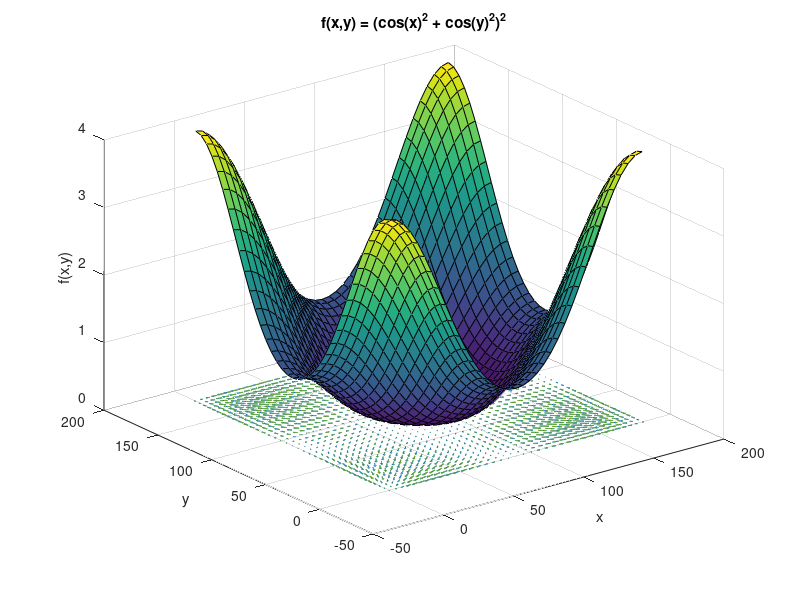
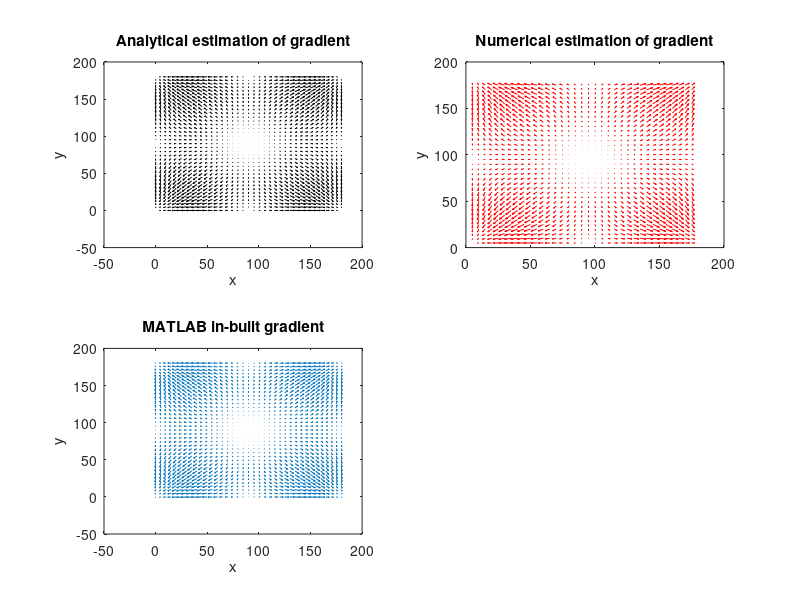

MATLAB code for these plots, in order:
% Practical 4 gradient_vs_newton_2D
clear all
close all

% define range
xvec = 0:5:180;
yvec = 0:5:180;

[X,Y] = meshgrid(xvec,yvec);

% define function
% NOTE: this is the misfit function (not the synthetic g(m))
fx = @(X,Y) (cosd(X).^2 + cosd(Y).^2).^2;

Z = fx(X,Y);

% plot function
figure(1)
surf(X,Y,Z); 
title(sprintf('f(x,y) = (cos(x)^2 + cos(y)^2)^2'));
xlabel('x'); ylabel('y'); zlabel('f(x,y)')

%---------------------------------------------------------------
% calculate gradient
% ANALYTICALLY
% This can also be used in partial derivative matrix
dfdx = @(X,Y) -4*(cosd(X).*sind(X)).*(cosd(X).^2 + cosd(Y).^2);
dfdy = @(X,Y) -4*(cosd(Y).*sind(Y)).*(cosd(X).^2 + cosd(Y).^2);

% Plot gradient
figure
subplot(2,2,1)
quiver(X,Y,dfdx(X,Y),dfdy(X,Y),'k')
title('Analytical estimation of gradient');
xlabel('x'); ylabel('y');

%---------------------------------------------------------------
% Numerical estimation of gradient (without analytical derivatives)
delx = 5; dely = 5;
% remove boundary points 
xvec_grad = xvec(2):delx:xvec(end-1);
yvec_grad = yvec(2):delx:yvec(end-1);
[numX,numY] = meshgrid(xvec_grad,yvec_grad);

% Numerical gradient using central difference

% my sol

for ii=2:length(xvec)-1
    for jj=2:length(yvec)-1
        
        % we can use xvec_grad && yvec_grad also
        delzdelx(jj-1,ii-1) = (fx(xvec(ii-1)+delx,yvec(jj-1))- fx(xvec(ii-1)-delx,yvec(jj-1)))/(2*delx);
        delzdely(jj-1,ii-1) = (fx(xvec(ii-1),yvec(jj-1)+dely)- fx(xvec(ii-1),yvec(jj-1)-dely))/(2*dely);

    end
end

subplot(2,2,2)
quiver(numX,numY,delzdelx,delzdely,'r')
title('Numerical estimation of gradient');
xlabel('x'); ylabel('y');

%---------------------------------------------------------------
% Compare with MATLAB inbuilt
[px,py] = gradient(Z);
subplot(2,2,3)
quiver(X,Y,px,py)
title('MATLAB in-built gradient');
xlabel('x'); ylabel('y');

%=================================================================
% Find minimum
% Gradient descent
% Hessian estimation not required

% Initial guess
x = 80;
y = 80;
delx = 1; dely = 1;
step_size = 10;

for ii=1:100
    % compute gradient analytically
    dgdx = dfdx(x(ii),y(ii)); dgdy = dfdy(x(ii),y(ii));
    % You can also compute gradient Numerically 
    %dgdx = (fx(x(ii)+delx,y(ii))- fx(x(ii)-delx,y(ii)))/(2*delx);
    %dgdy = (fx(x(ii),y(ii)+dely)- fx(x(ii),y(ii)-dely))/(2*dely);

    % Model update
    x(ii+1) = x(ii) - step_size*dgdx;
    y(ii+1) = y(ii) - step_size*dgdy;
end

figure(1)
hold on
plot3(x,y,fx(x,y),'o-r','LineWidth',2)
quiver(X,Y,px,py)

%=================================================================
% Find minimum
% Newtons method

% Hessian 
d2fdx2 = @(X,Y) (dfdx(X+delx, Y) - dfdx(X-delx, Y))/(2*delx);
d2fdy2 = @(X,Y) (dfdy(X, Y+dely) - dfdy(X, Y-dely))/(2*dely);
d2fdxdy = @(X,Y) (dfdy(X+delx, Y) - dfdy(X-delx, Y))/(2*delx);
d2fdydx = @(X,Y) (dfdx(X, Y+dely) - dfdx(X, Y-dely))/(2*dely);

% Initial guess
x = 100;
y = 100;

for ii = 1:100
    Gh = [dfdx(x(ii),y(ii)) dfdy(x(ii),y(ii))];
    
    % second order partial derivative matrix 
    K = [d2fdx2(x(ii),y(ii)) d2fdxdy(x(ii),y(ii)); 
        d2fdydx(x(ii),y(ii)) d2fdy2(x(ii),y(ii))];
        
    % Hessian gives the direction of descent
    H = Gh' * Gh + K*fx(x(ii),y(ii));
    
    dm = -inv(H) * Gh' * fx(x(ii),y(ii));
    
    % Model update
    x(ii+1) = x(ii) + dm(1);
    y(ii+1) = y(ii) + dm(2);
end

figure(1)
hold on
plot3(x,y,fx(x,y),'o-k','LineWidth',2)
quiver(X,Y,px,py)
